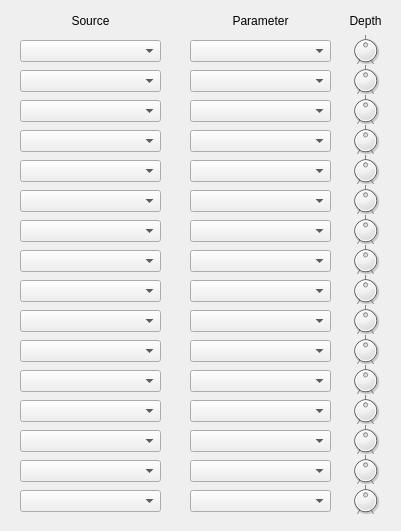
<?xml version="1.0" encoding="UTF-8"?>
<ui version="4.0">
 <class>ControlMatrixSceneClass</class>
 <widget class="QWidget" name="ControlMatrixSceneClass">
  <property name="geometry">
   <rect>
    <x>0</x>
    <y>0</y>
    <width>401</width>
    <height>531</height>
   </rect>
  </property>
  <property name="minimumSize">
   <size>
    <width>401</width>
    <height>531</height>
   </size>
  </property>
  <property name="windowTitle">
   <string>ControlMatrixScene</string>
  </property>
  <widget class="QLabel" name="label_54">
   <property name="geometry">
    <rect>
     <x>340</x>
     <y>10</y>
     <width>51</width>
     <height>21</height>
    </rect>
   </property>
   <property name="text">
    <string>Depth</string>
   </property>
   <property name="alignment">
    <set>Qt::AlignCenter</set>
   </property>
  </widget>
  <widget class="ComboPicker" name="param_1">
   <property name="geometry">
    <rect>
     <x>190</x>
     <y>40</y>
     <width>141</width>
     <height>22</height>
    </rect>
   </property>
   <property name="currentIndex">
    <number>-1</number>
   </property>
  </widget>
  <widget class="QLabel" name="label_53">
   <property name="geometry">
    <rect>
     <x>190</x>
     <y>10</y>
     <width>141</width>
     <height>21</height>
    </rect>
   </property>
   <property name="text">
    <string>Parameter</string>
   </property>
   <property name="alignment">
    <set>Qt::AlignCenter</set>
   </property>
  </widget>
  <widget class="ComboPicker" name="source_1">
   <property name="geometry">
    <rect>
     <x>20</x>
     <y>40</y>
     <width>141</width>
     <height>22</height>
    </rect>
   </property>
   <property name="currentIndex">
    <number>-1</number>
   </property>
  </widget>
  <widget class="DialKnob" name="depth_1">
   <property name="geometry">
    <rect>
     <x>350</x>
     <y>30</y>
     <width>31</width>
     <height>41</height>
    </rect>
   </property>
   <property name="sizePolicy">
    <sizepolicy hsizetype="Fixed" vsizetype="Fixed">
     <horstretch>0</horstretch>
     <verstretch>0</verstretch>
    </sizepolicy>
   </property>
   <property name="minimumSize">
    <size>
     <width>0</width>
     <height>0</height>
    </size>
   </property>
   <property name="maximumSize">
    <size>
     <width>16777215</width>
     <height>16777215</height>
    </size>
   </property>
   <property name="maximum">
    <number>127</number>
   </property>
   <property name="pageStep">
    <number>1</number>
   </property>
   <property name="value">
    <number>64</number>
   </property>
   <property name="wrapping">
    <bool>false</bool>
   </property>
   <property name="notchTarget">
    <double>80.000000000000000</double>
   </property>
   <property name="notchesVisible">
    <bool>true</bool>
   </property>
  </widget>
  <widget class="QLabel" name="label_52">
   <property name="geometry">
    <rect>
     <x>20</x>
     <y>10</y>
     <width>141</width>
     <height>21</height>
    </rect>
   </property>
   <property name="text">
    <string>Source</string>
   </property>
   <property name="alignment">
    <set>Qt::AlignCenter</set>
   </property>
  </widget>
  <widget class="ComboPicker" name="source_3">
   <property name="geometry">
    <rect>
     <x>20</x>
     <y>100</y>
     <width>141</width>
     <height>22</height>
    </rect>
   </property>
   <property name="currentIndex">
    <number>-1</number>
   </property>
  </widget>
  <widget class="ComboPicker" name="source_4">
   <property name="geometry">
    <rect>
     <x>20</x>
     <y>130</y>
     <width>141</width>
     <height>22</height>
    </rect>
   </property>
   <property name="currentIndex">
    <number>-1</number>
   </property>
  </widget>
  <widget class="ComboPicker" name="source_5">
   <property name="geometry">
    <rect>
     <x>20</x>
     <y>160</y>
     <width>141</width>
     <height>22</height>
    </rect>
   </property>
   <property name="currentIndex">
    <number>-1</number>
   </property>
  </widget>
  <widget class="ComboPicker" name="source_6">
   <property name="geometry">
    <rect>
     <x>20</x>
     <y>190</y>
     <width>141</width>
     <height>22</height>
    </rect>
   </property>
   <property name="currentIndex">
    <number>-1</number>
   </property>
  </widget>
  <widget class="ComboPicker" name="source_7">
   <property name="geometry">
    <rect>
     <x>20</x>
     <y>220</y>
     <width>141</width>
     <height>22</height>
    </rect>
   </property>
   <property name="currentIndex">
    <number>-1</number>
   </property>
  </widget>
  <widget class="ComboPicker" name="source_8">
   <property name="geometry">
    <rect>
     <x>20</x>
     <y>250</y>
     <width>141</width>
     <height>22</height>
    </rect>
   </property>
   <property name="currentIndex">
    <number>-1</number>
   </property>
  </widget>
  <widget class="ComboPicker" name="source_2">
   <property name="geometry">
    <rect>
     <x>20</x>
     <y>70</y>
     <width>141</width>
     <height>22</height>
    </rect>
   </property>
   <property name="currentIndex">
    <number>-1</number>
   </property>
  </widget>
  <widget class="ComboPicker" name="param_2">
   <property name="geometry">
    <rect>
     <x>190</x>
     <y>70</y>
     <width>141</width>
     <height>22</height>
    </rect>
   </property>
   <property name="currentIndex">
    <number>-1</number>
   </property>
  </widget>
  <widget class="ComboPicker" name="param_3">
   <property name="geometry">
    <rect>
     <x>190</x>
     <y>100</y>
     <width>141</width>
     <height>22</height>
    </rect>
   </property>
   <property name="currentIndex">
    <number>-1</number>
   </property>
  </widget>
  <widget class="ComboPicker" name="param_4">
   <property name="geometry">
    <rect>
     <x>190</x>
     <y>130</y>
     <width>141</width>
     <height>22</height>
    </rect>
   </property>
   <property name="currentIndex">
    <number>-1</number>
   </property>
  </widget>
  <widget class="ComboPicker" name="param_5">
   <property name="geometry">
    <rect>
     <x>190</x>
     <y>160</y>
     <width>141</width>
     <height>22</height>
    </rect>
   </property>
   <property name="currentIndex">
    <number>-1</number>
   </property>
  </widget>
  <widget class="ComboPicker" name="param_6">
   <property name="geometry">
    <rect>
     <x>190</x>
     <y>190</y>
     <width>141</width>
     <height>22</height>
    </rect>
   </property>
   <property name="currentIndex">
    <number>-1</number>
   </property>
  </widget>
  <widget class="ComboPicker" name="param_7">
   <property name="geometry">
    <rect>
     <x>190</x>
     <y>220</y>
     <width>141</width>
     <height>22</height>
    </rect>
   </property>
   <property name="currentIndex">
    <number>-1</number>
   </property>
  </widget>
  <widget class="ComboPicker" name="param_8">
   <property name="geometry">
    <rect>
     <x>190</x>
     <y>250</y>
     <width>141</width>
     <height>22</height>
    </rect>
   </property>
   <property name="currentIndex">
    <number>-1</number>
   </property>
  </widget>
  <widget class="ComboPicker" name="source_9">
   <property name="geometry">
    <rect>
     <x>20</x>
     <y>280</y>
     <width>141</width>
     <height>22</height>
    </rect>
   </property>
   <property name="currentIndex">
    <number>-1</number>
   </property>
  </widget>
  <widget class="ComboPicker" name="source_10">
   <property name="geometry">
    <rect>
     <x>20</x>
     <y>310</y>
     <width>141</width>
     <height>22</height>
    </rect>
   </property>
   <property name="currentIndex">
    <number>-1</number>
   </property>
  </widget>
  <widget class="ComboPicker" name="source_11">
   <property name="geometry">
    <rect>
     <x>20</x>
     <y>340</y>
     <width>141</width>
     <height>22</height>
    </rect>
   </property>
   <property name="currentIndex">
    <number>-1</number>
   </property>
  </widget>
  <widget class="ComboPicker" name="source_12">
   <property name="geometry">
    <rect>
     <x>20</x>
     <y>370</y>
     <width>141</width>
     <height>22</height>
    </rect>
   </property>
   <property name="currentIndex">
    <number>-1</number>
   </property>
  </widget>
  <widget class="ComboPicker" name="source_13">
   <property name="geometry">
    <rect>
     <x>20</x>
     <y>400</y>
     <width>141</width>
     <height>22</height>
    </rect>
   </property>
   <property name="currentIndex">
    <number>-1</number>
   </property>
  </widget>
  <widget class="ComboPicker" name="source_14">
   <property name="geometry">
    <rect>
     <x>20</x>
     <y>430</y>
     <width>141</width>
     <height>22</height>
    </rect>
   </property>
   <property name="currentIndex">
    <number>-1</number>
   </property>
  </widget>
  <widget class="ComboPicker" name="source_15">
   <property name="geometry">
    <rect>
     <x>20</x>
     <y>460</y>
     <width>141</width>
     <height>22</height>
    </rect>
   </property>
   <property name="currentIndex">
    <number>-1</number>
   </property>
  </widget>
  <widget class="ComboPicker" name="source_16">
   <property name="geometry">
    <rect>
     <x>20</x>
     <y>490</y>
     <width>141</width>
     <height>22</height>
    </rect>
   </property>
   <property name="currentIndex">
    <number>-1</number>
   </property>
  </widget>
  <widget class="ComboPicker" name="param_9">
   <property name="geometry">
    <rect>
     <x>190</x>
     <y>280</y>
     <width>141</width>
     <height>22</height>
    </rect>
   </property>
   <property name="currentIndex">
    <number>-1</number>
   </property>
  </widget>
  <widget class="ComboPicker" name="param_10">
   <property name="geometry">
    <rect>
     <x>190</x>
     <y>310</y>
     <width>141</width>
     <height>22</height>
    </rect>
   </property>
   <property name="currentIndex">
    <number>-1</number>
   </property>
  </widget>
  <widget class="ComboPicker" name="param_11">
   <property name="geometry">
    <rect>
     <x>190</x>
     <y>340</y>
     <width>141</width>
     <height>22</height>
    </rect>
   </property>
   <property name="currentIndex">
    <number>-1</number>
   </property>
  </widget>
  <widget class="ComboPicker" name="param_12">
   <property name="geometry">
    <rect>
     <x>190</x>
     <y>370</y>
     <width>141</width>
     <height>22</height>
    </rect>
   </property>
   <property name="currentIndex">
    <number>-1</number>
   </property>
  </widget>
  <widget class="ComboPicker" name="param_13">
   <property name="geometry">
    <rect>
     <x>190</x>
     <y>400</y>
     <width>141</width>
     <height>22</height>
    </rect>
   </property>
   <property name="currentIndex">
    <number>-1</number>
   </property>
  </widget>
  <widget class="ComboPicker" name="param_14">
   <property name="geometry">
    <rect>
     <x>190</x>
     <y>430</y>
     <width>141</width>
     <height>22</height>
    </rect>
   </property>
   <property name="currentIndex">
    <number>-1</number>
   </property>
  </widget>
  <widget class="ComboPicker" name="param_15">
   <property name="geometry">
    <rect>
     <x>190</x>
     <y>460</y>
     <width>141</width>
     <height>22</height>
    </rect>
   </property>
   <property name="currentIndex">
    <number>-1</number>
   </property>
  </widget>
  <widget class="ComboPicker" name="param_16">
   <property name="geometry">
    <rect>
     <x>190</x>
     <y>490</y>
     <width>141</width>
     <height>22</height>
    </rect>
   </property>
   <property name="currentIndex">
    <number>-1</number>
   </property>
  </widget>
  <widget class="DialKnob" name="depth_2">
   <property name="geometry">
    <rect>
     <x>350</x>
     <y>60</y>
     <width>31</width>
     <height>41</height>
    </rect>
   </property>
   <property name="sizePolicy">
    <sizepolicy hsizetype="Fixed" vsizetype="Fixed">
     <horstretch>0</horstretch>
     <verstretch>0</verstretch>
    </sizepolicy>
   </property>
   <property name="minimumSize">
    <size>
     <width>0</width>
     <height>0</height>
    </size>
   </property>
   <property name="maximumSize">
    <size>
     <width>16777215</width>
     <height>16777215</height>
    </size>
   </property>
   <property name="maximum">
    <number>127</number>
   </property>
   <property name="pageStep">
    <number>1</number>
   </property>
   <property name="value">
    <number>64</number>
   </property>
   <property name="wrapping">
    <bool>false</bool>
   </property>
   <property name="notchTarget">
    <double>80.000000000000000</double>
   </property>
   <property name="notchesVisible">
    <bool>true</bool>
   </property>
  </widget>
  <widget class="DialKnob" name="depth_3">
   <property name="geometry">
    <rect>
     <x>350</x>
     <y>90</y>
     <width>31</width>
     <height>41</height>
    </rect>
   </property>
   <property name="sizePolicy">
    <sizepolicy hsizetype="Fixed" vsizetype="Fixed">
     <horstretch>0</horstretch>
     <verstretch>0</verstretch>
    </sizepolicy>
   </property>
   <property name="minimumSize">
    <size>
     <width>0</width>
     <height>0</height>
    </size>
   </property>
   <property name="maximumSize">
    <size>
     <width>16777215</width>
     <height>16777215</height>
    </size>
   </property>
   <property name="maximum">
    <number>127</number>
   </property>
   <property name="pageStep">
    <number>1</number>
   </property>
   <property name="value">
    <number>64</number>
   </property>
   <property name="wrapping">
    <bool>false</bool>
   </property>
   <property name="notchTarget">
    <double>80.000000000000000</double>
   </property>
   <property name="notchesVisible">
    <bool>true</bool>
   </property>
  </widget>
  <widget class="DialKnob" name="depth_4">
   <property name="geometry">
    <rect>
     <x>350</x>
     <y>120</y>
     <width>31</width>
     <height>41</height>
    </rect>
   </property>
   <property name="sizePolicy">
    <sizepolicy hsizetype="Fixed" vsizetype="Fixed">
     <horstretch>0</horstretch>
     <verstretch>0</verstretch>
    </sizepolicy>
   </property>
   <property name="minimumSize">
    <size>
     <width>0</width>
     <height>0</height>
    </size>
   </property>
   <property name="maximumSize">
    <size>
     <width>16777215</width>
     <height>16777215</height>
    </size>
   </property>
   <property name="maximum">
    <number>127</number>
   </property>
   <property name="pageStep">
    <number>1</number>
   </property>
   <property name="value">
    <number>64</number>
   </property>
   <property name="wrapping">
    <bool>false</bool>
   </property>
   <property name="notchTarget">
    <double>80.000000000000000</double>
   </property>
   <property name="notchesVisible">
    <bool>true</bool>
   </property>
  </widget>
  <widget class="DialKnob" name="depth_5">
   <property name="geometry">
    <rect>
     <x>350</x>
     <y>150</y>
     <width>31</width>
     <height>41</height>
    </rect>
   </property>
   <property name="sizePolicy">
    <sizepolicy hsizetype="Fixed" vsizetype="Fixed">
     <horstretch>0</horstretch>
     <verstretch>0</verstretch>
    </sizepolicy>
   </property>
   <property name="minimumSize">
    <size>
     <width>0</width>
     <height>0</height>
    </size>
   </property>
   <property name="maximumSize">
    <size>
     <width>16777215</width>
     <height>16777215</height>
    </size>
   </property>
   <property name="maximum">
    <number>127</number>
   </property>
   <property name="pageStep">
    <number>1</number>
   </property>
   <property name="value">
    <number>64</number>
   </property>
   <property name="wrapping">
    <bool>false</bool>
   </property>
   <property name="notchTarget">
    <double>80.000000000000000</double>
   </property>
   <property name="notchesVisible">
    <bool>true</bool>
   </property>
  </widget>
  <widget class="DialKnob" name="depth_6">
   <property name="geometry">
    <rect>
     <x>350</x>
     <y>180</y>
     <width>31</width>
     <height>41</height>
    </rect>
   </property>
   <property name="sizePolicy">
    <sizepolicy hsizetype="Fixed" vsizetype="Fixed">
     <horstretch>0</horstretch>
     <verstretch>0</verstretch>
    </sizepolicy>
   </property>
   <property name="minimumSize">
    <size>
     <width>0</width>
     <height>0</height>
    </size>
   </property>
   <property name="maximumSize">
    <size>
     <width>16777215</width>
     <height>16777215</height>
    </size>
   </property>
   <property name="maximum">
    <number>127</number>
   </property>
   <property name="pageStep">
    <number>1</number>
   </property>
   <property name="value">
    <number>64</number>
   </property>
   <property name="wrapping">
    <bool>false</bool>
   </property>
   <property name="notchTarget">
    <double>80.000000000000000</double>
   </property>
   <property name="notchesVisible">
    <bool>true</bool>
   </property>
  </widget>
  <widget class="DialKnob" name="depth_7">
   <property name="geometry">
    <rect>
     <x>350</x>
     <y>210</y>
     <width>31</width>
     <height>41</height>
    </rect>
   </property>
   <property name="sizePolicy">
    <sizepolicy hsizetype="Fixed" vsizetype="Fixed">
     <horstretch>0</horstretch>
     <verstretch>0</verstretch>
    </sizepolicy>
   </property>
   <property name="minimumSize">
    <size>
     <width>0</width>
     <height>0</height>
    </size>
   </property>
   <property name="maximumSize">
    <size>
     <width>16777215</width>
     <height>16777215</height>
    </size>
   </property>
   <property name="maximum">
    <number>127</number>
   </property>
   <property name="pageStep">
    <number>1</number>
   </property>
   <property name="value">
    <number>64</number>
   </property>
   <property name="wrapping">
    <bool>false</bool>
   </property>
   <property name="notchTarget">
    <double>80.000000000000000</double>
   </property>
   <property name="notchesVisible">
    <bool>true</bool>
   </property>
  </widget>
  <widget class="DialKnob" name="depth_8">
   <property name="geometry">
    <rect>
     <x>350</x>
     <y>240</y>
     <width>31</width>
     <height>41</height>
    </rect>
   </property>
   <property name="sizePolicy">
    <sizepolicy hsizetype="Fixed" vsizetype="Fixed">
     <horstretch>0</horstretch>
     <verstretch>0</verstretch>
    </sizepolicy>
   </property>
   <property name="minimumSize">
    <size>
     <width>0</width>
     <height>0</height>
    </size>
   </property>
   <property name="maximumSize">
    <size>
     <width>16777215</width>
     <height>16777215</height>
    </size>
   </property>
   <property name="maximum">
    <number>127</number>
   </property>
   <property name="pageStep">
    <number>1</number>
   </property>
   <property name="value">
    <number>64</number>
   </property>
   <property name="wrapping">
    <bool>false</bool>
   </property>
   <property name="notchTarget">
    <double>80.000000000000000</double>
   </property>
   <property name="notchesVisible">
    <bool>true</bool>
   </property>
  </widget>
  <widget class="DialKnob" name="depth_9">
   <property name="geometry">
    <rect>
     <x>350</x>
     <y>270</y>
     <width>31</width>
     <height>41</height>
    </rect>
   </property>
   <property name="sizePolicy">
    <sizepolicy hsizetype="Fixed" vsizetype="Fixed">
     <horstretch>0</horstretch>
     <verstretch>0</verstretch>
    </sizepolicy>
   </property>
   <property name="minimumSize">
    <size>
     <width>0</width>
     <height>0</height>
    </size>
   </property>
   <property name="maximumSize">
    <size>
     <width>16777215</width>
     <height>16777215</height>
    </size>
   </property>
   <property name="maximum">
    <number>127</number>
   </property>
   <property name="pageStep">
    <number>1</number>
   </property>
   <property name="value">
    <number>64</number>
   </property>
   <property name="wrapping">
    <bool>false</bool>
   </property>
   <property name="notchTarget">
    <double>80.000000000000000</double>
   </property>
   <property name="notchesVisible">
    <bool>true</bool>
   </property>
  </widget>
  <widget class="DialKnob" name="depth_10">
   <property name="geometry">
    <rect>
     <x>350</x>
     <y>300</y>
     <width>31</width>
     <height>41</height>
    </rect>
   </property>
   <property name="sizePolicy">
    <sizepolicy hsizetype="Fixed" vsizetype="Fixed">
     <horstretch>0</horstretch>
     <verstretch>0</verstretch>
    </sizepolicy>
   </property>
   <property name="minimumSize">
    <size>
     <width>0</width>
     <height>0</height>
    </size>
   </property>
   <property name="maximumSize">
    <size>
     <width>16777215</width>
     <height>16777215</height>
    </size>
   </property>
   <property name="maximum">
    <number>127</number>
   </property>
   <property name="pageStep">
    <number>1</number>
   </property>
   <property name="value">
    <number>64</number>
   </property>
   <property name="wrapping">
    <bool>false</bool>
   </property>
   <property name="notchTarget">
    <double>80.000000000000000</double>
   </property>
   <property name="notchesVisible">
    <bool>true</bool>
   </property>
  </widget>
  <widget class="DialKnob" name="depth_11">
   <property name="geometry">
    <rect>
     <x>350</x>
     <y>330</y>
     <width>31</width>
     <height>41</height>
    </rect>
   </property>
   <property name="sizePolicy">
    <sizepolicy hsizetype="Fixed" vsizetype="Fixed">
     <horstretch>0</horstretch>
     <verstretch>0</verstretch>
    </sizepolicy>
   </property>
   <property name="minimumSize">
    <size>
     <width>0</width>
     <height>0</height>
    </size>
   </property>
   <property name="maximumSize">
    <size>
     <width>16777215</width>
     <height>16777215</height>
    </size>
   </property>
   <property name="maximum">
    <number>127</number>
   </property>
   <property name="pageStep">
    <number>1</number>
   </property>
   <property name="value">
    <number>64</number>
   </property>
   <property name="wrapping">
    <bool>false</bool>
   </property>
   <property name="notchTarget">
    <double>80.000000000000000</double>
   </property>
   <property name="notchesVisible">
    <bool>true</bool>
   </property>
  </widget>
  <widget class="DialKnob" name="depth_12">
   <property name="geometry">
    <rect>
     <x>350</x>
     <y>360</y>
     <width>31</width>
     <height>41</height>
    </rect>
   </property>
   <property name="sizePolicy">
    <sizepolicy hsizetype="Fixed" vsizetype="Fixed">
     <horstretch>0</horstretch>
     <verstretch>0</verstretch>
    </sizepolicy>
   </property>
   <property name="minimumSize">
    <size>
     <width>0</width>
     <height>0</height>
    </size>
   </property>
   <property name="maximumSize">
    <size>
     <width>16777215</width>
     <height>16777215</height>
    </size>
   </property>
   <property name="maximum">
    <number>127</number>
   </property>
   <property name="pageStep">
    <number>1</number>
   </property>
   <property name="value">
    <number>64</number>
   </property>
   <property name="wrapping">
    <bool>false</bool>
   </property>
   <property name="notchTarget">
    <double>80.000000000000000</double>
   </property>
   <property name="notchesVisible">
    <bool>true</bool>
   </property>
  </widget>
  <widget class="DialKnob" name="depth_13">
   <property name="geometry">
    <rect>
     <x>350</x>
     <y>390</y>
     <width>31</width>
     <height>41</height>
    </rect>
   </property>
   <property name="sizePolicy">
    <sizepolicy hsizetype="Fixed" vsizetype="Fixed">
     <horstretch>0</horstretch>
     <verstretch>0</verstretch>
    </sizepolicy>
   </property>
   <property name="minimumSize">
    <size>
     <width>0</width>
     <height>0</height>
    </size>
   </property>
   <property name="maximumSize">
    <size>
     <width>16777215</width>
     <height>16777215</height>
    </size>
   </property>
   <property name="maximum">
    <number>127</number>
   </property>
   <property name="pageStep">
    <number>1</number>
   </property>
   <property name="value">
    <number>64</number>
   </property>
   <property name="wrapping">
    <bool>false</bool>
   </property>
   <property name="notchTarget">
    <double>80.000000000000000</double>
   </property>
   <property name="notchesVisible">
    <bool>true</bool>
   </property>
  </widget>
  <widget class="DialKnob" name="depth_14">
   <property name="geometry">
    <rect>
     <x>350</x>
     <y>420</y>
     <width>31</width>
     <height>41</height>
    </rect>
   </property>
   <property name="sizePolicy">
    <sizepolicy hsizetype="Fixed" vsizetype="Fixed">
     <horstretch>0</horstretch>
     <verstretch>0</verstretch>
    </sizepolicy>
   </property>
   <property name="minimumSize">
    <size>
     <width>0</width>
     <height>0</height>
    </size>
   </property>
   <property name="maximumSize">
    <size>
     <width>16777215</width>
     <height>16777215</height>
    </size>
   </property>
   <property name="maximum">
    <number>127</number>
   </property>
   <property name="pageStep">
    <number>1</number>
   </property>
   <property name="value">
    <number>64</number>
   </property>
   <property name="wrapping">
    <bool>false</bool>
   </property>
   <property name="notchTarget">
    <double>80.000000000000000</double>
   </property>
   <property name="notchesVisible">
    <bool>true</bool>
   </property>
  </widget>
  <widget class="DialKnob" name="depth_15">
   <property name="geometry">
    <rect>
     <x>350</x>
     <y>450</y>
     <width>31</width>
     <height>41</height>
    </rect>
   </property>
   <property name="sizePolicy">
    <sizepolicy hsizetype="Fixed" vsizetype="Fixed">
     <horstretch>0</horstretch>
     <verstretch>0</verstretch>
    </sizepolicy>
   </property>
   <property name="minimumSize">
    <size>
     <width>0</width>
     <height>0</height>
    </size>
   </property>
   <property name="maximumSize">
    <size>
     <width>16777215</width>
     <height>16777215</height>
    </size>
   </property>
   <property name="maximum">
    <number>127</number>
   </property>
   <property name="pageStep">
    <number>1</number>
   </property>
   <property name="value">
    <number>64</number>
   </property>
   <property name="wrapping">
    <bool>false</bool>
   </property>
   <property name="notchTarget">
    <double>80.000000000000000</double>
   </property>
   <property name="notchesVisible">
    <bool>true</bool>
   </property>
  </widget>
  <widget class="DialKnob" name="depth_16">
   <property name="geometry">
    <rect>
     <x>350</x>
     <y>480</y>
     <width>31</width>
     <height>41</height>
    </rect>
   </property>
   <property name="sizePolicy">
    <sizepolicy hsizetype="Fixed" vsizetype="Fixed">
     <horstretch>0</horstretch>
     <verstretch>0</verstretch>
    </sizepolicy>
   </property>
   <property name="minimumSize">
    <size>
     <width>0</width>
     <height>0</height>
    </size>
   </property>
   <property name="maximumSize">
    <size>
     <width>16777215</width>
     <height>16777215</height>
    </size>
   </property>
   <property name="maximum">
    <number>127</number>
   </property>
   <property name="pageStep">
    <number>1</number>
   </property>
   <property name="value">
    <number>64</number>
   </property>
   <property name="wrapping">
    <bool>false</bool>
   </property>
   <property name="notchTarget">
    <double>80.000000000000000</double>
   </property>
   <property name="notchesVisible">
    <bool>true</bool>
   </property>
  </widget>
 </widget>
 <layoutdefault spacing="6" margin="11"/>
 <customwidgets>
  <customwidget>
   <class>DialKnob</class>
   <extends>QDial</extends>
   <header>UiControlers.h</header>
  </customwidget>
  <customwidget>
   <class>ComboPicker</class>
   <extends>QComboBox</extends>
   <header>UiControlers.h</header>
  </customwidget>
 </customwidgets>
 <resources/>
 <connections/>
</ui>
